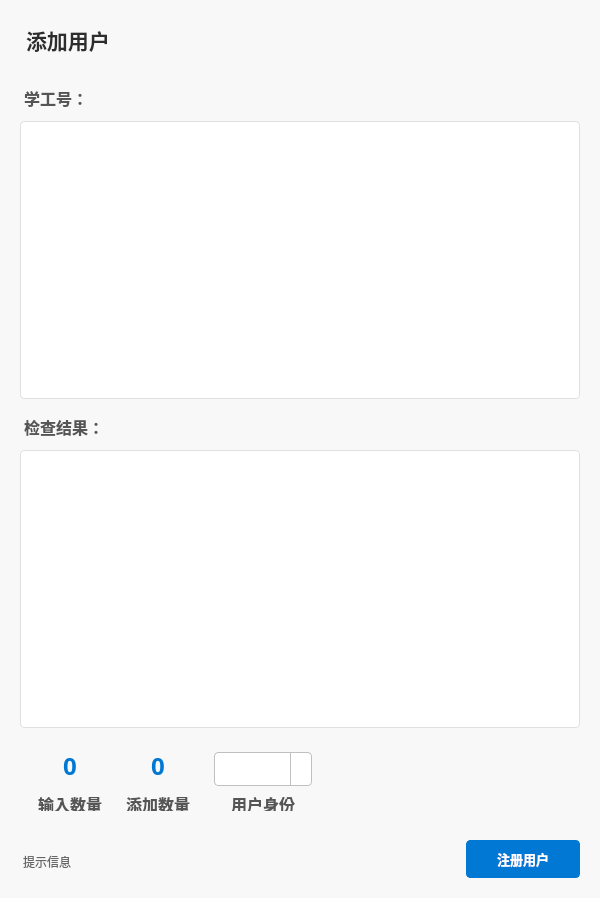
<?xml version="1.0" encoding="UTF-8"?>
<ui version="4.0">
    <class>view::RegisterCenter::RegisterNewUser</class>
    <widget class="QWidget" name="view::RegisterCenter::RegisterNewUser">
        <property name="geometry">
            <rect>
                <x>0</x>
                <y>0</y>
                <width>600</width>
                <height>898</height>
            </rect>
        </property>
        <property name="windowTitle">
            <string>RegisterNewUser</string>
        </property>
        <property name="styleSheet">
            <string notr="true">
                QWidget {
                font-family: &quot;Segoe UI Variable&quot;, &quot;Microsoft YaHei UI&quot;, sans-serif;
                font-size: 10pt;
                color: #333333; /* 默认深灰色文本 */
                background-color: #F8F8F8; /* 整体浅灰色背景，比纯白更柔和 */
                }

                /* --- 顶层框架背景色 (如果需要) --- */
                /* 如果希望整个窗口有一个明确的背景色，可以在这里设置 */
                QWidget#view__RegisterCenter__RegisterNewUser {
                background-color: white; /* 整个注册界面的主背景色设为白色，突出内容 */
                border-radius: 8px; /* 可以给主窗口一个更大的圆角 */
                }
                QLabel{
                background-color: transparent;
                }


                QLabel#label { /* 添加用户标题 */
                font-size: 16pt;
                font-weight: bold;
                color: #2D2D2D; /* 更深的标题色 */
                margin-bottom: 10px; /* 标题下方留白 */
                }

                QLabel#label_2, QLabel#label_3, QLabel#label_4, QLabel#label_5, QLabel#label_6 {
                font-size: 12pt;
                font-weight: bold;
                color: #555555; /* 次级标题颜色 */
                margin-top: 10px; /* 标题上方留白 */
                margin-bottom: 5px; /* 标题下方留白 */
                }

                QLabel#message { /* 提示信息 */
                font-size: 9pt;
                color: #666666; /* 提示信息使用更浅的颜色 */
                margin-top: 5px;
                }

                /* 数字显示标签 (输入数量, 添加数量) */
                QLabel#TotalNum, QLabel#TotalNum_2 {
                font-size: 18pt; /* 比 .ui 文件中更大一些，更突出 */
                font-weight: bold;
                color: #0078D4; /* 使用主题色，突出数字 */
                margin-bottom: 2px;
                }

                /* --- QLineEdit / QTextEdit / QTextBrowser 样式 --- */
                /* 将 QTextEdit 和 QTextBrowser 视为输入/显示区域 */
                QTextEdit, QTextBrowser {
                border: 1px solid #E0E0E0; /* 细边框，浅灰色 */
                border-radius: 4px;
                padding: 6px 8px; /* 文本内边距 */
                background-color: white;
                color: #333333;
                selection-background-color: #0078D4; /* 选中文字的背景色 */
                selection-color: white; /* 选中文字的颜色 */
                }

                QTextEdit:focus, QTextBrowser:focus {
                border-color: #0078D4; /* 聚焦时边框变蓝色 */
                outline: none; /* 移除焦点时的虚线框 */
                }

                /* --- QComboBox 样式 (UserGroup) --- */
                /* 你提供的 QComboBox 样式已经很完整且符合 Win11 风格，我这里稍微调整并整合 */
                QComboBox {
                background-color: white;
                color: black;
                border: 1px solid #c0c0c0; /* 细边框 */
                border-radius: 4px;
                padding: 4px 16px 4px 8px;
                font-weight: 600;
                font-size: 10pt;
                min-height: 28px; /* 稍微增加高度，与按钮协调 */
                }

                QComboBox::drop-down {
                subcontrol-origin: padding;
                subcontrol-position: top right;
                width: 25px; /* 稍微增加下拉箭头区域宽度 */
                border-left: 1px solid #c0c0c0;
                border-top-right-radius: 4px;
                border-bottom-right-radius: 4px;
                }

                QComboBox::down-arrow {
                image: url(:/SegoeFluentIcons/2f8f9357-b539-4d6f-982b-452774611c5a.png);
                width: 14px; /* 稍微增加图标大小 */
                height: 14px;
                }

                QComboBox:on {
                border-color: #0078D4;
                }

                QComboBox QAbstractItemView { /* 下拉列表的样式 */
                border: 1px solid #c0c0c0;
                border-radius: 4px;
                background-color: white;
                selection-background-color: #0078D4;
                selection-color: white;
                outline: none;
                padding: 4px 0; /* 整体列表的内边距 */
                }

                QComboBox QAbstractItemView::item {
                padding: 6px 12px; /* 列表项内边距，更舒适的点击区域 */
                }

                QComboBox QAbstractItemView::item:hover {
                background-color: #E6E6E6; /* 悬停背景色 */
                }

                /* --- QPushButton 样式 (UpdateButton) --- */
                /* 你提供的 UpdateButton 样式非常棒，直接整合进来 */
                QPushButton#UpdateButton {
                background-color: #0078D4;
                color: white;
                border: 1px solid #0078D4;
                border-radius: 4px;
                padding: 8px 16px;
                font-family: &quot;Segoe UI Variable&quot;, &quot;Microsoft YaHei UI&quot;, sans-serif;
                font-weight: 600;
                font-size: 10pt;
                min-width: 80px; /* 确保按钮有最小宽度 */
                }

                QPushButton#UpdateButton:hover {
                background-color: #1185E5;
                border-color: #1185E5;
                }

                QPushButton#UpdateButton:pressed {
                background-color: #006ABC;
                border-color: #006ABC;
                color: rgba(255, 255, 255, 0.9);
                }

                QPushButton#UpdateButton:disabled {
                background-color: #F0F0F0;
                color: #A3A3A3;
                border: 1px solid #E5E5E5;
                }


                QFrame#frame,frame_2 {
                background-color: transparent; /* 默认透明，由父级控件决定背景 */
                border: none;
                }

                QFrame#frame, QFrame#frame_2, QFrame#frame_3, QFrame#frame_4, QFrame#frame_5 {
                /* background-color: white; */ /* 可以在需要时取消注释，给每个小框架一个白色背景 */
                border-radius: 4px;
                /* border: 1px solid #EDEDED; */ /* 也可以添加细边框 */
                }

                /* --- QScrollBar 样式 (针对 QTextEdit/QTextBrowser 可能出现的滚动条) --- */
                QScrollBar:vertical {
                border: none;
                background: #f0f0f0; /* 滚动条背景 */
                width: 10px;
                margin: 0px 0 0px 0; /* 减少滚动条的边距 */
                }

                QScrollBar::handle:vertical {
                background: #cccccc; /* 滚动条手柄颜色 */
                min-height: 20px;
                border-radius: 5px; /* 圆角手柄 */
                }

                QScrollBar::add-line:vertical, QScrollBar::sub-line:vertical {
                border: none;
                background: none;
                }

                QScrollBar::add-page:vertical, QScrollBar::sub-page:vertical {
                background: none;
                }

                QScrollBar::handle:vertical:hover {
                background: #bbbbbb; /* 悬停时颜色变深 */
                }

                QScrollBar::handle:vertical:pressed {
                background: #aaaaaa; /* 按下时颜色更深 */
                }
            </string>
        </property>
        <layout class="QVBoxLayout" name="verticalLayout_4">
            <item>
                <widget class="QFrame" name="frame">
                    <property name="frameShape">
                        <enum>QFrame::Shape::StyledPanel</enum>
                    </property>
                    <property name="frameShadow">
                        <enum>QFrame::Shadow::Raised</enum>
                    </property>
                    <layout class="QVBoxLayout" name="verticalLayout_3">
                        <item>
                            <widget class="QLabel" name="label">
                                <property name="minimumSize">
                                    <size>
                                        <width>0</width>
                                        <height>50</height>
                                    </size>
                                </property>
                                <property name="font">
                                    <font>
                                        <family>Segoe UI Variable</family>
                                        <pointsize>16</pointsize>
                                        <bold>true</bold>
                                    </font>
                                </property>
                                <property name="text">
                                    <string>添加用户</string>
                                </property>
                            </widget>
                        </item>
                        <item>
                            <widget class="QLabel" name="label_2">
                                <property name="font">
                                    <font>
                                        <family>Segoe UI Variable</family>
                                        <pointsize>12</pointsize>
                                        <bold>true</bold>
                                    </font>
                                </property>
                                <property name="text">
                                    <string>学工号：</string>
                                </property>
                            </widget>
                        </item>
                        <item>
                            <widget class="QTextEdit" name="NewUser">
                                <property name="html">
                                    <string>&lt;!DOCTYPE HTML PUBLIC &quot;-//W3C//DTD HTML 4.0//EN&quot; &quot;http://www.w3.org/TR/REC-html40/strict.dtd&quot;&gt;
                                        &lt;html&gt;&lt;head&gt;&lt;meta name=&quot;qrichtext&quot; content=&quot;1&quot;
                                        /&gt;&lt;meta charset=&quot;utf-8&quot; /&gt;&lt;style type=&quot;text/css&quot;&gt;
                                        p, li { white-space: pre-wrap; }
                                        hr { height: 1px; border-width: 0; }
                                        li.unchecked::marker { content: &quot;\2610&quot;; }
                                        li.checked::marker { content: &quot;\2612&quot;; }
                                        &lt;/style&gt;&lt;/head&gt;&lt;body style=&quot; font-family:'Segoe UI
                                        Variable','Microsoft YaHei UI','sans-serif'; font-size:10pt; font-weight:400;
                                        font-style:normal;&quot;&gt;
                                        &lt;p style=&quot;-qt-paragraph-type:empty; margin-top:0px; margin-bottom:0px;
                                        margin-left:0px; margin-right:0px; -qt-block-indent:0; text-indent:0px;
                                        font-family:'Microsoft YaHei UI'; font-size:9pt;&quot;&gt;&lt;br /&gt;&lt;/p&gt;&lt;/body&gt;&lt;/html&gt;
                                    </string>
                                </property>
                            </widget>
                        </item>
                        <item>
                            <widget class="QLabel" name="label_3">
                                <property name="font">
                                    <font>
                                        <family>Segoe UI Variable</family>
                                        <pointsize>12</pointsize>
                                        <bold>true</bold>
                                    </font>
                                </property>
                                <property name="text">
                                    <string>检查结果：</string>
                                </property>
                            </widget>
                        </item>
                        <item>
                            <widget class="QTextBrowser" name="textBrowser"/>
                        </item>
                        <item>
                            <widget class="QFrame" name="frame_2">
                                <property name="minimumSize">
                                    <size>
                                        <width>300</width>
                                        <height>75</height>
                                    </size>
                                </property>
                                <property name="maximumSize">
                                    <size>
                                        <width>16777215</width>
                                        <height>100</height>
                                    </size>
                                </property>
                                <property name="frameShape">
                                    <enum>QFrame::Shape::StyledPanel</enum>
                                </property>
                                <property name="frameShadow">
                                    <enum>QFrame::Shadow::Raised</enum>
                                </property>
                                <layout class="QHBoxLayout" name="horizontalLayout">
                                    <item>
                                        <widget class="QFrame" name="frame_5">
                                            <property name="minimumSize">
                                                <size>
                                                    <width>75</width>
                                                    <height>0</height>
                                                </size>
                                            </property>
                                            <property name="maximumSize">
                                                <size>
                                                    <width>100</width>
                                                    <height>16777215</height>
                                                </size>
                                            </property>
                                            <property name="frameShape">
                                                <enum>QFrame::Shape::StyledPanel</enum>
                                            </property>
                                            <property name="frameShadow">
                                                <enum>QFrame::Shadow::Raised</enum>
                                            </property>
                                            <layout class="QVBoxLayout" name="verticalLayout_7">
                                                <item>
                                                    <layout class="QVBoxLayout" name="verticalLayout_8">
                                                        <item>
                                                            <widget class="QLabel" name="TotalNum_2">
                                                                <property name="font">
                                                                    <font>
                                                                        <family>Segoe UI Variable</family>
                                                                        <pointsize>18</pointsize>
                                                                        <bold>true</bold>
                                                                    </font>
                                                                </property>
                                                                <property name="text">
                                                                    <string>0</string>
                                                                </property>
                                                                <property name="alignment">
                                                                    <set>Qt::AlignmentFlag::AlignCenter</set>
                                                                </property>
                                                            </widget>
                                                        </item>
                                                        <item>
                                                            <widget class="QLabel" name="label_5">
                                                                <property name="font">
                                                                    <font>
                                                                        <family>Segoe UI Variable</family>
                                                                        <pointsize>12</pointsize>
                                                                        <bold>true</bold>
                                                                    </font>
                                                                </property>
                                                                <property name="text">
                                                                    <string>输入数量</string>
                                                                </property>
                                                                <property name="alignment">
                                                                    <set>Qt::AlignmentFlag::AlignCenter</set>
                                                                </property>
                                                            </widget>
                                                        </item>
                                                    </layout>
                                                </item>
                                            </layout>
                                        </widget>
                                    </item>
                                    <item>
                                        <widget class="QFrame" name="frame_3">
                                            <property name="minimumSize">
                                                <size>
                                                    <width>75</width>
                                                    <height>0</height>
                                                </size>
                                            </property>
                                            <property name="maximumSize">
                                                <size>
                                                    <width>100</width>
                                                    <height>16777215</height>
                                                </size>
                                            </property>
                                            <property name="frameShape">
                                                <enum>QFrame::Shape::StyledPanel</enum>
                                            </property>
                                            <property name="frameShadow">
                                                <enum>QFrame::Shadow::Raised</enum>
                                            </property>
                                            <layout class="QVBoxLayout" name="verticalLayout_2">
                                                <item>
                                                    <layout class="QVBoxLayout" name="verticalLayout">
                                                        <item>
                                                            <widget class="QLabel" name="TotalNum">
                                                                <property name="font">
                                                                    <font>
                                                                        <family>Segoe UI Variable</family>
                                                                        <pointsize>18</pointsize>
                                                                        <bold>true</bold>
                                                                    </font>
                                                                </property>
                                                                <property name="text">
                                                                    <string>0</string>
                                                                </property>
                                                                <property name="alignment">
                                                                    <set>Qt::AlignmentFlag::AlignCenter</set>
                                                                </property>
                                                            </widget>
                                                        </item>
                                                        <item>
                                                            <widget class="QLabel" name="label_4">
                                                                <property name="font">
                                                                    <font>
                                                                        <family>Segoe UI Variable</family>
                                                                        <pointsize>12</pointsize>
                                                                        <bold>true</bold>
                                                                    </font>
                                                                </property>
                                                                <property name="text">
                                                                    <string>添加数量</string>
                                                                </property>
                                                                <property name="alignment">
                                                                    <set>Qt::AlignmentFlag::AlignCenter</set>
                                                                </property>
                                                            </widget>
                                                        </item>
                                                    </layout>
                                                </item>
                                            </layout>
                                        </widget>
                                    </item>
                                    <item>
                                        <widget class="QFrame" name="frame_4">
                                            <property name="minimumSize">
                                                <size>
                                                    <width>75</width>
                                                    <height>0</height>
                                                </size>
                                            </property>
                                            <property name="maximumSize">
                                                <size>
                                                    <width>10000</width>
                                                    <height>16777215</height>
                                                </size>
                                            </property>
                                            <property name="frameShape">
                                                <enum>QFrame::Shape::StyledPanel</enum>
                                            </property>
                                            <property name="frameShadow">
                                                <enum>QFrame::Shadow::Raised</enum>
                                            </property>
                                            <layout class="QVBoxLayout" name="verticalLayout_5">
                                                <item>
                                                    <layout class="QVBoxLayout" name="verticalLayout_6">
                                                        <item>
                                                            <widget class="QComboBox" name="UserGroup">
                                                                <property name="styleSheet">
                                                                    <string notr="true">QComboBox {
                                                                        background-color: white; /* 背景色与白色按钮统一
                                                                        */
                                                                        color: black; /* 文字颜色与白色按钮统一 */
                                                                        border: 1px solid #c0c0c0; /* 细边框，稍微有点区分度
                                                                        */
                                                                        border-radius: 4px; /* 圆角与按钮一致 */
                                                                        padding: 4px 16px 4px 8px; /* 内边距，左边多点给文字，右边留给箭头
                                                                        */
                                                                        font-weight: 600;
                                                                        font-size: 10pt;
                                                                        min-height: 24px; /* 确保高度与按钮协调 */
                                                                        }

                                                                        QComboBox::drop-down {
                                                                        subcontrol-origin: padding;
                                                                        subcontrol-position: top right;
                                                                        width: 20px; /* 下拉箭头的宽度 */
                                                                        border-left: 1px solid #c0c0c0; /* 箭头左侧的细分隔线
                                                                        */
                                                                        border-top-right-radius: 4px;
                                                                        border-bottom-right-radius: 4px;
                                                                        }

                                                                        QComboBox::down-arrow {
                                                                        image:
                                                                        url(:/SegoeFluentIcons/2f8f9357-b539-4d6f-982b-452774611c5a.png);
                                                                        width: 12px; /* 箭头图标的宽度 */
                                                                        height: 12px; /* 箭头图标的高度 */
                                                                        }

                                                                        QComboBox:on { /* ComboBox 下拉打开时的样式 */
                                                                        border-color: #0078D4; /* 边框变成蓝色，提示当前是激活状态
                                                                        */
                                                                        }

                                                                        QComboBox QAbstractItemView { /* 下拉列表的样式
                                                                        */
                                                                        border: 1px solid #c0c0c0;
                                                                        border-radius: 4px;
                                                                        background-color: white;
                                                                        selection-background-color: #0078D4; /* 选中项的背景色
                                                                        */
                                                                        selection-color: white; /* 选中项的文字颜色 */
                                                                        outline: none; /* 去除选中时的虚线框 */
                                                                        }

                                                                        QComboBox QAbstractItemView::item {
                                                                        padding: 4px 8px; /* 列表项内边距 */
                                                                        }
                                                                    </string>
                                                                </property>
                                                            </widget>
                                                        </item>
                                                        <item>
                                                            <widget class="QLabel" name="label_6">
                                                                <property name="font">
                                                                    <font>
                                                                        <family>Segoe UI Variable</family>
                                                                        <pointsize>12</pointsize>
                                                                        <bold>true</bold>
                                                                    </font>
                                                                </property>
                                                                <property name="text">
                                                                    <string>用户身份</string>
                                                                </property>
                                                                <property name="alignment">
                                                                    <set>Qt::AlignmentFlag::AlignCenter</set>
                                                                </property>
                                                            </widget>
                                                        </item>
                                                    </layout>
                                                </item>
                                            </layout>
                                        </widget>
                                    </item>
                                    <item>
                                        <spacer name="horizontalSpacer">
                                            <property name="orientation">
                                                <enum>Qt::Orientation::Horizontal</enum>
                                            </property>
                                            <property name="sizeHint" stdset="0">
                                                <size>
                                                    <width>40</width>
                                                    <height>20</height>
                                                </size>
                                            </property>
                                        </spacer>
                                    </item>
                                </layout>
                            </widget>
                        </item>
                        <item>
                            <layout class="QHBoxLayout" name="horizontalLayout_2"/>
                        </item>
                        <item>
                            <layout class="QHBoxLayout" name="horizontalLayout_3">
                                <item>
                                    <widget class="QLabel" name="message">
                                        <property name="enabled">
                                            <bool>true</bool>
                                        </property>
                                        <property name="text">
                                            <string>提示信息</string>
                                        </property>
                                    </widget>
                                </item>
                                <item>
                                    <spacer name="horizontalSpacer_2">
                                        <property name="orientation">
                                            <enum>Qt::Orientation::Horizontal</enum>
                                        </property>
                                        <property name="sizeHint" stdset="0">
                                            <size>
                                                <width>40</width>
                                                <height>20</height>
                                            </size>
                                        </property>
                                    </spacer>
                                </item>
                                <item>
                                    <widget class="QPushButton" name="UpdateButton">
                                        <property name="styleSheet">
                                            <string notr="true">/* 核心是柔和的色彩、更精细的圆角和边框 */
                                                QPushButton#UpdateButton {
                                                background-color: #0078D4; /* Win11 标志性的蓝色 */
                                                color: white;
                                                /* 边框与背景同色，用于占位和过渡，使其看起来无边框但有形体 */
                                                border: 1px solid #0078D4;
                                                border-radius: 4px; /* Win11 风格的精细圆角 (通常是 4px 或 6px) */
                                                padding: 8px 16px;
                                                /* 优先使用 Win11 默认英文字体, 中文回退到雅黑 */
                                                font-family: &quot;Segoe UI Variable&quot;, &quot;Microsoft YaHei UI&quot;;
                                                font-weight: 600; /* 使用 Semi-bold，字体效果更接近Win11原生 */
                                                font-size: 10pt;
                                                }

                                                /* ---- 更新按钮 - Win11 风格 (鼠标悬停) ---- */
                                                /* 悬停时，背景和边框会有一个微妙的提亮效果 */
                                                QPushButton#UpdateButton:hover {
                                                background-color: #1185E5;
                                                border-color: #1185E5;
                                                }

                                                /* ---- 更新按钮 - Win11 风格 (鼠标按下) ---- */
                                                /* 按下时，背景和边框变暗，模拟按下的深度感 */
                                                QPushButton#UpdateButton:pressed {
                                                background-color: #006ABC;
                                                border-color: #006ABC;
                                                color: rgba(255, 255, 255, 0.9); /* 文字也略微变暗，增加真实感 */
                                                }

                                                /* ---- 更新按钮 - Win11 风格 (不可点击) ---- */
                                                /* 采用非常低调的灰色，与系统禁用控件的风格统一 */
                                                QPushButton#UpdateButton:disabled {
                                                background-color: #F0F0F0;
                                                color: #A3A3A3;
                                                border: 1px solid #E5E5E5;
                                                }
                                            </string>
                                        </property>
                                        <property name="text">
                                            <string>注册用户</string>
                                        </property>
                                    </widget>
                                </item>
                            </layout>
                        </item>
                    </layout>
                </widget>
            </item>
        </layout>
    </widget>
    <resources>
        <include location="../../assets/Icon/SegoeFluentIcons.qrc"/>
    </resources>
    <connections/>
</ui>
